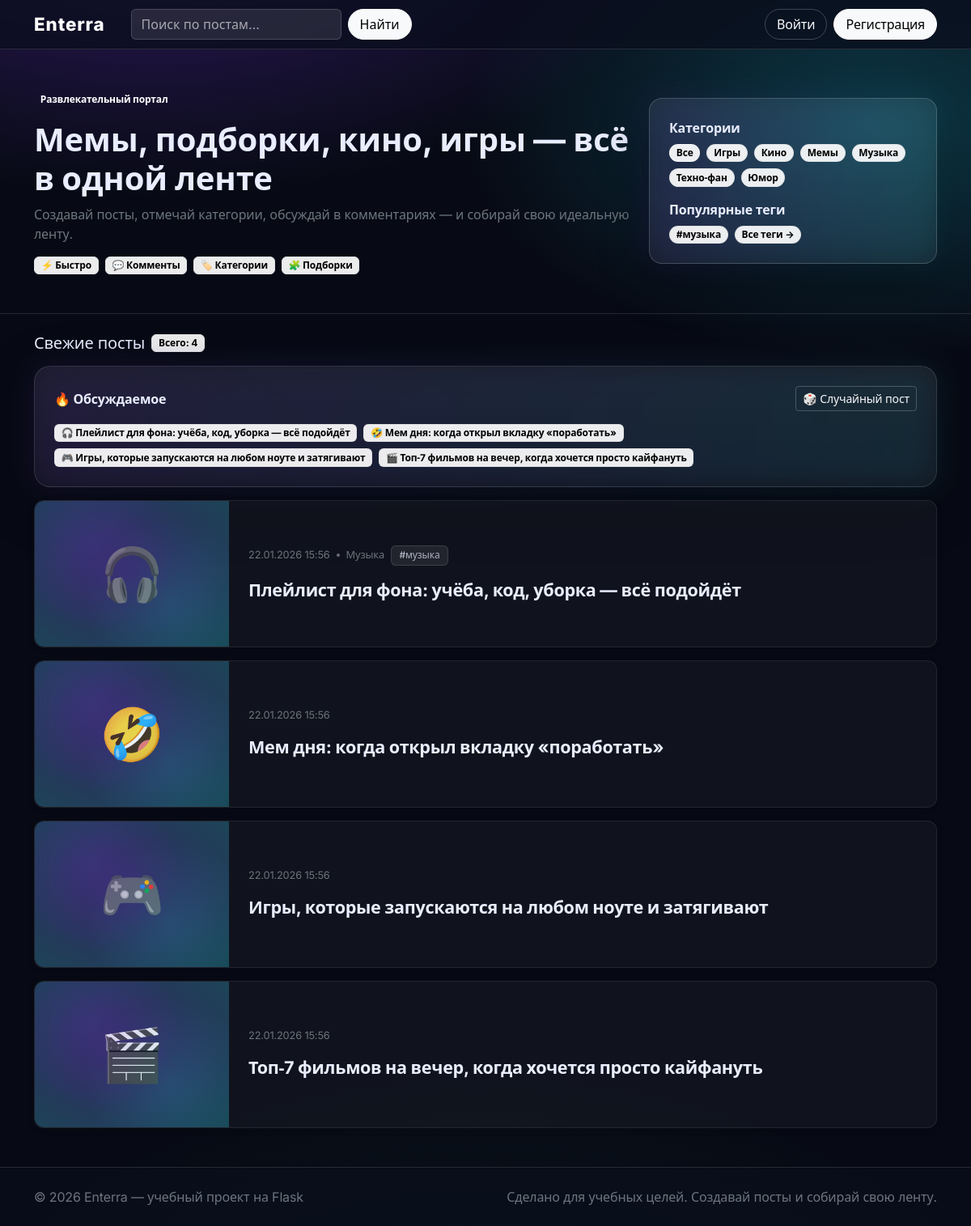
The page / on the database its author committed.
### portal/models.py (models this page shows, shortened)
class Category(db.Model):
    id = db.Column(db.Integer, primary_key=True)
    slug = db.Column(db.String(64), unique=True, nullable=False, index=True)
    title = db.Column(db.String(64), unique=True, nullable=False)

class Tag(db.Model):
    id = db.Column(db.Integer, primary_key=True)
    name = db.Column(db.String(32), unique=True, nullable=False, index=True)
    slug = db.Column(db.String(32), unique=True, nullable=False, index=True)
    created_at = db.Column(db.DateTime, default=lambda: datetime.now(timezone.utc), nullable=False)

class Post(db.Model):
    id = db.Column(db.Integer, primary_key=True)
    title = db.Column(db.String(140), nullable=False)
    summary = db.Column(db.String(240), nullable=True)
    body = db.Column(db.Text, nullable=False)
    cover_emoji = db.Column(db.String(8), nullable=True)
    media_path = db.Column(db.String(255), nullable=True)
    media_type = db.Column(db.String(16), nullable=True)
    is_published = db.Column(db.Boolean, default=True, nullable=False)
    views = db.Column(db.Integer, default=0, nullable=False)  # Счетчик просмотров
    created_at = db.Column(db.DateTime, default=lambda: datetime.now(timezone.utc), nullable=False, index=True)
    updated_at = db.Column(db.DateTime, default=lambda: datetime.now(timezone.utc), nullable=False)
    author_id = db.Column(db.Integer, db.ForeignKey("user.id"), nullable=False, index=True)
    categories = db.relationship("Category", secondary=post_categories, lazy="subquery")
    tags = db.relationship("Tag", secondary=post_tags, lazy="subquery")
    comments = db.relationship("Comment", backref="post", lazy=True, cascade="all, delete-orphan")
    likes = db.relationship("PostLike", backref="post", lazy=True, cascade="all, delete-orphan")
    tracks = db.relationship("Track", backref="post", lazy=True, cascade="all, delete-orphan", order_by="Track.order")

### portal/routes.py (the view)
@bp.get("/")
def index():
    category = request.args.get("category")
    tag_slug = request.args.get("tag")
    q = request.args.get("q")
    query = Post.query.filter_by(is_published=True).order_by(Post.created_at.desc())
    if category:
        query = query.join(Post.categories).filter(Category.slug == category)
    if tag_slug:
        query = query.join(Post.tags).filter(Tag.slug == tag_slug)
    if q:
        like = f"%{q.strip()}%"
        query = query.filter((Post.title.ilike(like)) | (Post.body.ilike(like)))
    recommended_posts = []
    if current_user.is_authenticated and not category and not tag_slug and not q:
        recommended_posts = calculate_recommendations(current_user.id, limit=10)
    posts = query.limit(50).all()
    if recommended_posts:
        existing_ids = {p.id for p in posts}
        new_recommended = [p for p in recommended_posts if p.id not in existing_ids]
        posts = new_recommended[:10] + posts
    trending_rows = (
        db.session.query(Post, func.count(Comment.id).label("comments_count"))
        .outerjoin(Comment, Comment.post_id == Post.id)
        .filter(Post.is_published.is_(True))
        .group_by(Post.id)
        .order_by(func.count(Comment.id).desc(), Post.created_at.desc())
        .limit(5)
        .all()
    )
    trending_posts = [row[0] for row in trending_rows]
    return render_template(
        "index.html",
        posts=posts,
        recommended_posts=recommended_posts,
        trending_posts=trending_posts,
        active_category=category,
        q=q,
        has_recommendations=bool(recommended_posts),
    )

### portal/forms.py
class SearchForm(FlaskForm):
    q = StringField("Поиск", validators=[DataRequired(), Length(min=1, max=80)])

### portal/routes.py (called while the page is built)
@bp.context_processor
def inject_globals():
    popular_tags = (
        db.session.query(Tag, func.count(Post.id).label("count"))
        .join(Post.tags)
        .filter(Post.is_published.is_(True))
        .group_by(Tag.id)
        .order_by(func.count(Post.id).desc())
        .limit(20)
        .all()
    )
    return {
        "all_categories": Category.query.order_by(Category.title.asc()).all(),
        "popular_tags": [t[0] for t in popular_tags],
        "search_form": SearchForm(),
    }

### portal/templates/index.html (shortened to what this page needs)
{% extends "base.html" %}
{% block content %}
  <div class="d-flex flex-wrap align-items-center justify-content-between mt-4 mb-3 gap-2">
    <div class="d-flex align-items-center gap-2">
      <div class="h5 mb-0">Свежие посты</div>
      <span class="badge text-bg-light border">Всего: {{ posts|length }}</span>
    </div>
  </div>
  {% if trending_posts %}
    <div class="portal-panel portal-glow p-3 p-lg-4 mb-3">
      <div class="d-flex align-items-center justify-content-between">
        <div class="fw-bold">🔥 Обсуждаемое</div>
        <a class="btn btn-sm btn-outline-light" href="{{ url_for('main.random_post') }}">🎲 Случайный пост</a>
      </div>
      <div class="d-flex flex-wrap gap-2 mt-3">
        {% for t in trending_posts %}
          <a class="badge text-bg-light portal-pill text-decoration-none" href="{{ url_for('main.post_detail', post_id=t.id) }}">
            {{ t.cover_emoji or "✨" }} {{ t.title[:64] }}{% if t.title|length > 64 %}…{% endif %}
          </a>
        {% endfor %}
      </div>
    </div>
  {% endif %}
  <div class="d-flex flex-column gap-3">
    {% for post in posts %}
      <div class="portal-card-horizontal position-relative">
        <div class="d-flex gap-0">
          <div class="portal-card-image-wrapper flex-shrink-0 position-relative">
            {% if post.media_path and post.media_type != "video" %}
              <img src="{{ url_for('static', filename=post.media_path) }}" alt="{{ post.title }}" class="portal-card-image">
            {% else %}
              <div class="portal-card-emoji-wrapper">
                <div class="portal-card-emoji">{{ post.cover_emoji or "✨" }}</div>
              </div>
            {% endif %}
          </div>
          <div class="portal-card-content flex-grow-1 d-flex flex-column p-4">
            <div class="portal-card-meta d-flex align-items-center gap-2 mb-3 flex-wrap">
              <span class="text-secondary portal-meta-time">{{ post.created_at.strftime("%d.%m.%Y %H:%M") }}</span>
              {% if post.categories %}
                {% for c in post.categories[:1] %}
                  <span class="portal-meta-dot"></span>
                  <a href="{{ url_for('main.index', category=c.slug) }}" class="text-decoration-none text-secondary portal-meta-category-link" onclick="event.stopPropagation();">{{ c.title }}</a>
                {% endfor %}
              {% endif %}
              {% if post.tags %}
                {% for tag in post.tags[:3] %}
                  <a href="{{ url_for('main.index', tag=tag.slug) }}" class="portal-meta-tag" onclick="event.stopPropagation();">#{{ tag.name }}</a>
                {% endfor %}
              {% endif %}
            </div>
            <h3 class="h4 mb-0 fw-bold portal-card-title">
              <a href="{{ url_for('main.post_detail', post_id=post.id) }}" class="text-decoration-none text-inherit">{{ post.title }}</a>
            </h3>
          </div>
        </div>
      </div>
    {% endfor %}
  </div>
{% endblock %}

### portal/templates/base.html (shortened to what this page needs)
<!doctype html>
<html lang="ru">
  <head>
    <link href="https://cdn.jsdelivr.net/npm/bootstrap@5.3.3/dist/css/bootstrap.min.css" rel="stylesheet">
    <link rel="stylesheet" href="{{ url_for('static', filename='css/app.css') }}">
  </head>
  <body>
    <nav class="navbar navbar-expand-lg navbar-dark sticky-top portal-nav">
      <div class="container">
        <a class="navbar-brand fw-extrabold" href="{{ url_for('main.index') }}">Enterra</a>
        <div class="collapse navbar-collapse" id="nav">
          <form class="d-flex ms-lg-3 me-lg-auto mt-3 mt-lg-0" method="post" action="{{ url_for('main.search') }}">
            <input class="form-control me-2 portal-search" name="q" placeholder="Поиск по постам…" value="{{ q or '' }}">
            <button class="btn btn-light">Найти</button>
          </form>
          <div class="d-flex gap-2 mt-3 mt-lg-0">
            {% if current_user.is_authenticated %}
              <a class="btn btn-primary" href="{{ url_for('main.post_new') }}">+ Пост</a>
              <a class="btn btn-outline-light" href="{{ url_for('main.following_feed') }}">📰 Подписки</a>
              <a class="btn btn-outline-light" href="{{ url_for('main.profile', username=current_user.username) }}">{{ current_user.username }}</a>
              {% if current_user.is_admin %}
                <a class="btn btn-outline-warning" href="{{ url_for('main.admin') }}">Админ</a>
              {% endif %}
              <form method="post" action="{{ url_for('main.toggle_theme') }}" class="d-inline">
                <input type="hidden" name="theme" value="{% if current_user.theme_preference == 'light' %}dark{% else %}light{% endif %}">
                <button class="btn btn-outline-light" type="submit" title="Переключить тему">
                  {% if current_user.theme_preference == 'light' %}🌙{% else %}☀️{% endif %}
                </button>
              </form>
              <form method="post" action="{{ url_for('main.logout') }}">
                <button class="btn btn-outline-light" type="submit">Выйти</button>
              </form>
            {% else %}
              <a class="btn btn-outline-light" href="{{ url_for('main.login') }}">Войти</a>
              <a class="btn btn-light" href="{{ url_for('main.register') }}">Регистрация</a>
            {% endif %}
          </div>
        </div>
      </div>
    </nav>
    <header class="portal-hero">
      <div class="container py-4 py-lg-5">
        <div class="row align-items-center g-4">
          <div class="col-lg-8">
            <div class="badge text-bg-dark-subtle mb-3">Развлекательный портал</div>
            <h1 class="display-6 fw-bold mb-2">Мемы, подборки, кино, игры — всё в одной ленте</h1>
            <div class="text-secondary">Создавай посты, отмечай категории, обсуждай в комментариях — и собирай свою идеальную ленту.</div>
            <div class="d-flex flex-wrap gap-2 mt-3">
              <span class="badge text-bg-light border">⚡ Быстро</span>
              <span class="badge text-bg-light border">💬 Комменты</span>
              <span class="badge text-bg-light border">🏷️ Категории</span>
              <span class="badge text-bg-light border">🧩 Подборки</span>
            </div>
          </div>
          <div class="col-lg-4">
            <div class="portal-cats portal-glow p-3 p-lg-4">
              <div class="fw-bold mb-2">Категории</div>
              <div class="d-flex flex-wrap gap-2">
                <a class="badge rounded-pill text-bg-light portal-pill {% if not active_category %}active{% endif %}" href="{{ url_for('main.index') }}">Все</a>
                {% for c in all_categories %}
                  <a class="badge rounded-pill text-bg-light portal-pill {% if active_category == c.slug %}active{% endif %}" href="{{ url_for('main.index', category=c.slug) }}">{{ c.title }}</a>
                {% endfor %}
              </div>
              {% if popular_tags %}
                <div class="fw-bold mb-2 mt-3">Популярные теги</div>
                <div class="d-flex flex-wrap gap-2">
                  {% for tag in popular_tags[:10] %}
                    <a class="badge rounded-pill text-bg-light portal-pill" href="{{ url_for('main.index', tag=tag.slug) }}">#{{ tag.name }}</a>
                  {% endfor %}
                  <a class="badge rounded-pill text-bg-light portal-pill" href="{{ url_for('main.tags_cloud') }}">Все теги →</a>
                </div>
              {% endif %}
            </div>
          </div>
        </div>
      </div>
    </header>
    <main class="container pb-5">
      {% block content %}{% endblock %}
    </main>
    <footer class="portal-footer">
      <div class="container py-4 d-flex flex-column flex-md-row gap-2 justify-content-between">
        <div class="text-secondary">© {{ 2026 }} Enterra — учебный проект на Flask</div>
        <div class="text-secondary">Сделано для учебных целей. Создавай посты и собирай свою ленту.</div>
      </div>
    </footer>
  </body>
</html>

### rows shown on the page
Category: title "Игры"
Category: title "Кино"
Category: title "Мемы"
Category: title "Музыка"
Category: title "Техно‑фан"
Category: title "Юмор"
Tag: name "музыка"
Post: cover_emoji "🎧", title "Плейлист для фона: учёба, код, уборка — всё подойдёт", created_at "22.01.2026 15:56"
Post: cover_emoji "🤣", title "Мем дня: когда открыл вкладку «поработать»", created_at "22.01.2026 15:56"
Post: cover_emoji "🎮", title "Игры, которые запускаются на любом ноуте и затягивают", created_at "22.01.2026 15:56"
Post: cover_emoji "🎬", title "Топ‑7 фильмов на вечер, когда хочется просто кайфануть", created_at "22.01.2026 15:56"

### other values the page prints
{{ posts|length }} "4"
{{ 2026 }} "2026"
